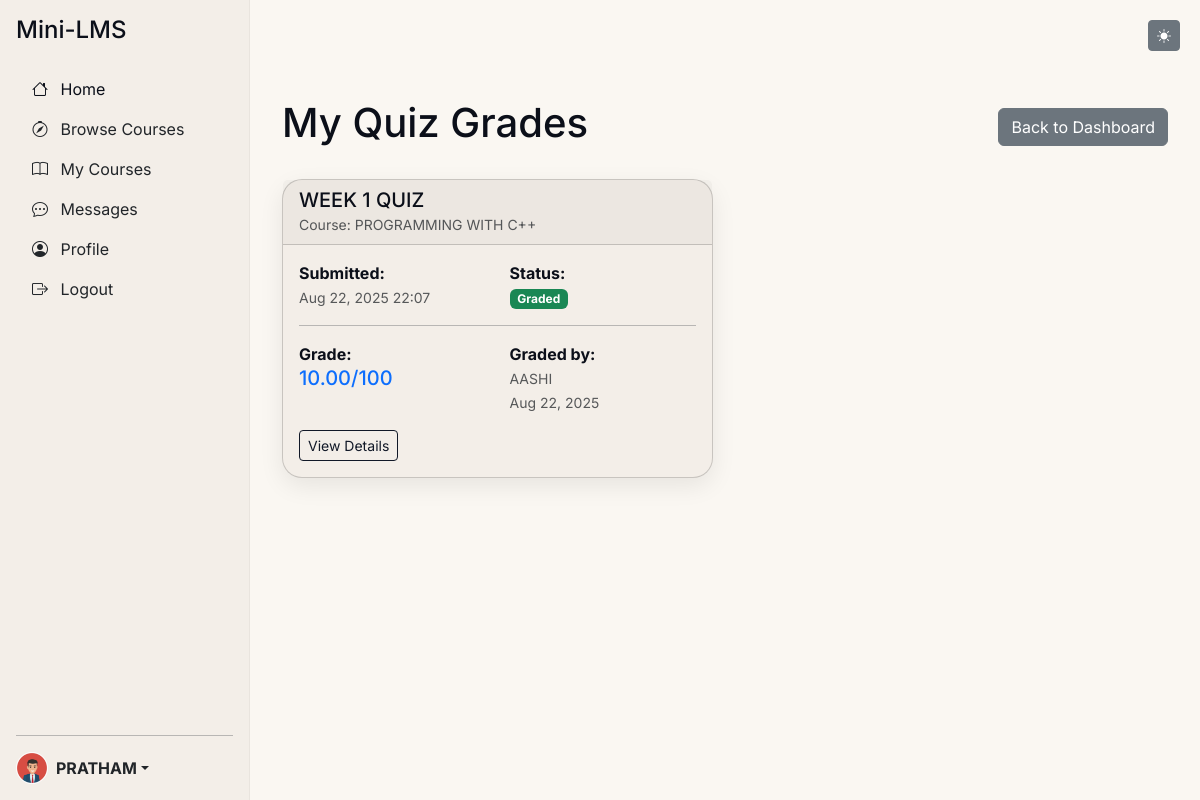
The page /quizzes/student/grades/ (signed in) on the database its author committed.
### users/models.py (models this page shows, shortened)
class User(AbstractUser):
    ROLE_CHOICES = (
        ('INSTRUCTOR', 'Instructor'),
        ('STUDENT', 'Student'),
    )
    role = models.CharField(max_length=10, choices=ROLE_CHOICES, default='STUDENT')
    profile_photo = models.ImageField(upload_to='profile_photos/', null=True, blank=True)
    bio = models.TextField(max_length=500, blank=True)
    created_at = models.DateTimeField(auto_now_add=True)

### quizzes/models.py (models this page shows, shortened)
class QuizSubmission(models.Model):
    quiz_lecture = models.ForeignKey(QuizLecture, on_delete=models.CASCADE, related_name='submissions')
    student = models.ForeignKey(User, on_delete=models.CASCADE, related_name='quiz_submissions')
    submitted_at = models.DateTimeField(auto_now_add=True)

class Grade(models.Model):
    submission = models.OneToOneField(QuizSubmission, on_delete=models.CASCADE, related_name='grade')
    teacher = models.ForeignKey(User, on_delete=models.CASCADE, related_name='assigned_grades')
    score = models.DecimalField(max_digits=5, decimal_places=2, null=True, blank=True)
    graded_at = models.DateTimeField(auto_now_add=True)

### lectures/models.py (models this page shows, shortened)
class QuizLecture(models.Model):
    lecture = models.OneToOneField(Lecture, on_delete=models.CASCADE, primary_key=True, related_name='quiz_lecture')
    start_date = models.DateTimeField(default=timezone.now, help_text="When the quiz becomes available")
    end_date = models.DateTimeField(default=timezone.now, help_text="When the quiz closes")
    duration = models.PositiveIntegerField(default=30, help_text="Duration in minutes")

class Lecture(models.Model):
    LECTURE_TYPES = (
        ('QUIZ', 'Quiz'),
        ('VIDEO', 'Video'),
        ('PDF', 'PDF'),
    )
    course = models.ForeignKey(Course, on_delete=models.CASCADE, related_name='lectures')
    title = models.CharField(max_length=200)
    type = models.CharField(max_length=10, choices=LECTURE_TYPES)
    order_index = models.PositiveIntegerField()
    class Meta:
        ordering = ['order_index']
        unique_together = ('course', 'order_index')

### courses/models.py (models this page shows, shortened)
class Course(models.Model):
    title = models.CharField(max_length=200)
    description = models.TextField()
    instructor = models.ForeignKey(User, on_delete=models.CASCADE, related_name='courses')
    created_at = models.DateTimeField(auto_now_add=True)
    is_published = models.BooleanField(default=False)

### quizzes/views.py (the view)
# urls.py: path('student/grades/', views.student_quiz_grades, name='student_quiz_grades'),
@login_required
def student_quiz_grades(request):
    if request.user.role != 'STUDENT':
        messages.warning(request, "You do not have permission to view student quiz grades.")
        return redirect('home')
    submissions = QuizSubmission.objects.filter(student=request.user).select_related(
        'quiz_lecture__lecture__course'
    ).order_by('-submitted_at')
    grades = Grade.objects.filter(submission__student=request.user).select_related(
        'submission__quiz_lecture__lecture__course'
    )
    context = {
        'submissions': submissions,
        'grades': grades,
    }
    return render(request, 'quizzes/student/quiz_grades.html', context)

### templates/quizzes/student/quiz_grades.html (shortened to what this page needs)
{% extends 'base.html' %}
{% load quiz_filters %}
{% block content %}
<div class="container mt-5">
    <div class="d-flex justify-content-between align-items-center mb-4">
        <h1>My Quiz Grades</h1>
        <a href="{% url 'student_dashboard' %}" class="btn btn-secondary">Back to Dashboard</a>
    </div>
    {% if submissions %}
        <div class="row">
            {% for submission in submissions %}
                <div class="col-md-6 mb-4">
                    <div class="card">
                        <div class="card-header">
                            <h5 class="card-title mb-0">
                                {{ submission.quiz_lecture.lecture.title }}
                            </h5>
                            <small class="text-muted">
                                Course: {{ submission.quiz_lecture.lecture.course.title }}
                            </small>
                        </div>
                        <div class="card-body">
                            <div class="row">
                                <div class="col-6">
                                    <strong>Submitted:</strong><br>
                                    <small class="text-muted">
                                        {{ submission.submitted_at|date:"M d, Y H:i" }}
                                    </small>
                                </div>
                                <div class="col-6">
                                    <strong>Status:</strong><br>
                                    {% if submission.grade %}
                                        <span class="badge bg-success">Graded</span>
                                    {% else %}
                                        <span class="badge bg-warning">Pending</span>
                                    {% endif %}
                                </div>
                            </div>
                            {% if submission.grade %}
                                <hr>
                                <div class="row">
                                    <div class="col-6">
                                        <strong>Grade:</strong><br>
                                        <span class="h5 text-primary">{{ submission.grade.score }}/100</span>
                                    </div>
                                    <div class="col-6">
                                        <strong>Graded by:</strong><br>
                                        <small class="text-muted">{{ submission.grade.teacher.username }}</small><br>
                                        <small class="text-muted">{{ submission.grade.graded_at|date:"M d, Y" }}</small>
                                    </div>
                                </div>
                            {% endif %}
                            <div class="mt-3">
                                <a href="{% url 'student_quiz_detail' submission.pk %}" class="btn btn-sm btn-outline-primary">
                                    View Details
                                </a>
                            </div>
                        </div>
                    </div>
                </div>
            {% endfor %}
        </div>
    {% endif %}
</div>
{% endblock %}

### templates/partials/sidebar.html (shortened to what this page needs)
<nav class="sidebar d-flex flex-column p-3 bg-light vh-100 position-fixed" style="width: 250px;">
    <h4 class="mb-4">Mini-LMS</h4>
    <ul class="nav nav-pills flex-column mb-auto">
        <li class="nav-item">
            {% if request.user.is_authenticated %}
                {% if request.user.role == 'STUDENT' %}
                    <a href="{% url 'student_dashboard' %}" class="nav-link {% if request.resolver_match.url_name == 'student_dashboard' %}active{% endif %}" aria-current="page">
                        <i class="bi bi-house me-2"></i> Home
                    </a>
                {% elif request.user.role == 'INSTRUCTOR' %}
                    <a href="{% url 'instructor_dashboard' %}" class="nav-link {% if request.resolver_match.url_name == 'instructor_dashboard' %}active{% endif %}" aria-current="page">
                        <i class="bi bi-house me-2"></i> Home
                    </a>
                {% else %}
                     <a href="{% url 'course-list-public' %}" class="nav-link {% if request.resolver_match.url_name == 'course-list-public' %}active{% endif %}" aria-current="page">
                        <i class="bi bi-house me-2"></i> Home
                    </a>
                {% endif %}
            {% else %}
                <a href="{% url 'course-list-public' %}" class="nav-link {% if request.resolver_match.url_name == 'course-list-public' %}active{% endif %}" aria-current="page">
                    <i class="bi bi-house me-2"></i> Home
                </a>
            {% endif %}
        </li>
        <li>
            <a href="{% url 'course-list-public' %}" class="nav-link link-dark {% if request.resolver_match.url_name == 'course-list-public' %}active{% endif %}">
                <i class="bi bi-compass me-2"></i> Browse Courses
            </a>
        </li>
        {% if request.user.is_authenticated %}
            {% if request.user.role == 'STUDENT' %}
                <li>
                    <a href="{% url 'student_dashboard' %}" class="nav-link link-dark {% if request.resolver_match.url_name == 'student_dashboard' %}active{% endif %}">
                        <i class="bi bi-book me-2"></i> My Courses
                    </a>
                </li>
            {% elif request.user.role == 'INSTRUCTOR' %}
                <li>
                    <a href="{% url 'instructor_dashboard' %}" class="nav-link link-dark {% if request.resolver_match.url_name == 'instructor_dashboard' %}active{% endif %}">
                        <i class="bi bi-easel2 me-2"></i> Manage Courses
                    </a>
                </li>
            {% endif %}
            <li>
                <a href="{% url 'messages_list' %}" class="nav-link link-dark {% if 'messages' in request.resolver_match.url_name %}active{% endif %}">
                    <i class="bi bi-chat-dots me-2"></i> Messages
                </a>
            </li>
            <li>
                <a href="{% url 'profile_view' %}" class="nav-link link-dark {% if 'profile' in request.resolver_match.url_name %}active{% endif %}">
                    <i class="bi bi-person-circle me-2"></i> Profile
                </a>
            </li>
            <li>
                <a href="{% url 'logout' %}" class="nav-link link-dark">
                    <i class="bi bi-box-arrow-right me-2"></i> Logout
                </a>
            </li>
        {% endif %}
    </ul>
    <hr>
    <div class="dropdown">
        <a href="#" class="d-flex align-items-center link-dark text-decoration-none dropdown-toggle" id="dropdownUser2" data-bs-toggle="dropdown" aria-expanded="false">
            {% if request.user.is_authenticated %}
                {% if request.user.profile_photo %}
                    <img src="{{ request.user.profile_photo.url }}" alt="{{ request.user.username }}" width="32" height="32" class="rounded-circle me-2" style="object-fit: cover;">
                {% else %}
                    <img src="https://www.gravatar.com/avatar/?d=mp" alt="{{ request.user.username }}" width="32" height="32" class="rounded-circle me-2">
                {% endif %}
                <strong>{{ request.user.username }}</strong>
            {% else %}
                <img src="https://www.gravatar.com/avatar/?d=mp" alt="Guest" width="32" height="32" class="rounded-circle me-2">
                <strong>Guest</strong>
            {% endif %}
        </a>
    </div>
</nav>

### static/css/style.css (style rules this page uses)
body { background-color: var(--bg); color: var(--text); font-family: var(--font-sans); }
.sidebar { width: 250px; flex-shrink: 0; background-color: var(--surface) !important; border-right: 1px solid var(--chip); color: var(--text); transition: transform 0.3s ease; }
.sidebar .nav-link { color: var(--text); }
.card { border-radius: var(--radius-lg); box-shadow: var(--shadow-soft); background-color: var(--surface); color: var(--text); }
.btn-outline-primary { border-color: var(--primary); color: var(--primary); }

### templates/base.html (style rules this page uses)
:root { --font-sans: "Inter", ui-sans-serif, system-ui, -apple-system, "Segoe UI", Roboto, Arial, "Noto Sans", "Apple Color Emoji", "Segoe UI Emoji"; --radius-lg: 20px; --shadow-soft: 0 8px 24px rgba(0,0,0,.08); --bg: #FAF7F2; --surface: #F3EEE8; --text: #0B0F19; --muted: #6B7280; --primary: #111827; --chip: #E9E4DE; --card-pink: #F6D5D8; --card-yellow: #FBE5B2; --card-mint: #D5F2E6; --card-lilac: #E4E2FF; }

### rows shown on the page
User: user.profile_photo (picture), user.username "PRATHAM"
QuizSubmission: quiz_lecture.lecture "WEEK 1 QUIZ", quiz_lecture.lecture.course "PROGRAMMING WITH C++", submitted_at "Aug 22, 2025 22:07", shows "Graded", grade.score "10.00", grade.teacher.username "AASHI", grade.graded_at "Aug 22, 2025"
